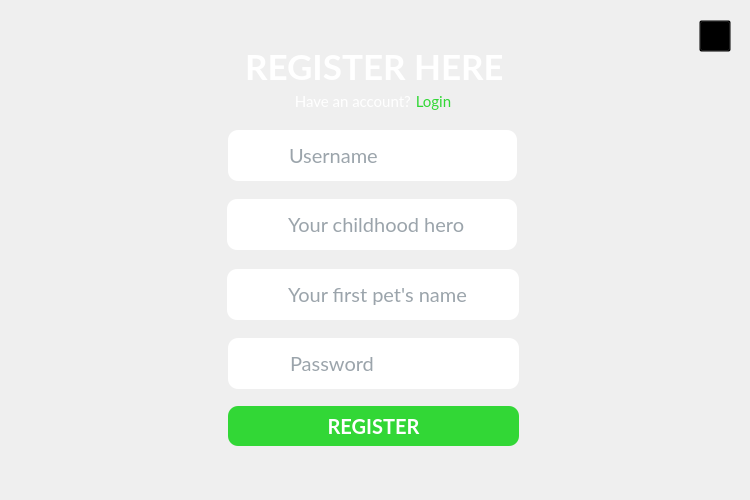
<?xml version="1.0" encoding="UTF-8"?>
<ui version="4.0">
 <class>Register</class>
 <widget class="QMainWindow" name="Register">
  <property name="geometry">
   <rect>
    <x>0</x>
    <y>0</y>
    <width>750</width>
    <height>500</height>
   </rect>
  </property>
  <property name="sizePolicy">
   <sizepolicy hsizetype="Fixed" vsizetype="Fixed">
    <horstretch>0</horstretch>
    <verstretch>0</verstretch>
   </sizepolicy>
  </property>
  <property name="minimumSize">
   <size>
    <width>750</width>
    <height>500</height>
   </size>
  </property>
  <property name="maximumSize">
   <size>
    <width>750</width>
    <height>500</height>
   </size>
  </property>
  <property name="font">
   <font>
    <family>Lato</family>
   </font>
  </property>
  <property name="windowTitle">
   <string>e-Ledger</string>
  </property>
  <property name="windowIcon">
   <iconset resource="resources.qrc">
    <normaloff>:/img/img/ledger_small.png</normaloff>:/img/img/ledger_small.png</iconset>
  </property>
  <property name="styleSheet">
   <string notr="true">#registerUsernameInput, #qs_1_input, #qs_2_input {
	padding: 10px;
	background-color: #fff;
	border-top-right-radius: 10px;
	border-bottom-right-radius: 10px;
	font-size: 20px;
	color: #374957;
}

#registerUsernameInput:focus, #qs_1_input:focus, #qs_2_input:focus {
	background-color: #E3E8F0;
}

#registerUsernameIcon, #qs_1_icon, #qs_2_icon, #registerPasswordIcon{
	background-color: white;
	border-top-left-radius: 10px;
	border-bottom-left-radius: 10px;
	font-size: 20px;
	qproperty-alignment: AlignCenter;
}</string>
  </property>
  <widget class="QWidget" name="centralwidget">
   <widget class="QGroupBox" name="usernameGroup">
    <property name="geometry">
     <rect>
      <x>228</x>
      <y>130</y>
      <width>291</width>
      <height>51</height>
     </rect>
    </property>
    <property name="styleSheet">
     <string notr="true">border: none;</string>
    </property>
    <property name="title">
     <string/>
    </property>
    <widget class="QLabel" name="registerUsernameIcon">
     <property name="geometry">
      <rect>
       <x>0</x>
       <y>0</y>
       <width>51</width>
       <height>51</height>
      </rect>
     </property>
     <property name="styleSheet">
      <string notr="true"/>
     </property>
     <property name="text">
      <string/>
     </property>
     <property name="buddy">
      <cstring>registerUsernameInput</cstring>
     </property>
    </widget>
    <widget class="QLineEdit" name="registerUsernameInput">
     <property name="geometry">
      <rect>
       <x>49</x>
       <y>0</y>
       <width>240</width>
       <height>51</height>
      </rect>
     </property>
     <property name="font">
      <font>
       <family>Lato</family>
       <pointsize>-1</pointsize>
      </font>
     </property>
     <property name="toolTip">
      <string>Enter a valid password.</string>
     </property>
     <property name="styleSheet">
      <string notr="true"/>
     </property>
     <property name="placeholderText">
      <string>Username</string>
     </property>
    </widget>
   </widget>
   <widget class="QLabel" name="registerHeader">
    <property name="geometry">
     <rect>
      <x>245</x>
      <y>45</y>
      <width>257</width>
      <height>42</height>
     </rect>
    </property>
    <property name="font">
     <font>
      <family>Lato</family>
      <pointsize>-1</pointsize>
      <weight>75</weight>
      <bold>true</bold>
     </font>
    </property>
    <property name="styleSheet">
     <string notr="true">color: #fff;
font-size: 35px;</string>
    </property>
    <property name="text">
     <string>REGISTER HERE</string>
    </property>
   </widget>
   <widget class="QGroupBox" name="passwordGroup">
    <property name="geometry">
     <rect>
      <x>228</x>
      <y>338</y>
      <width>291</width>
      <height>51</height>
     </rect>
    </property>
    <property name="styleSheet">
     <string notr="true">border: none;</string>
    </property>
    <property name="title">
     <string/>
    </property>
    <widget class="QLineEdit" name="registerPasswordInput">
     <property name="geometry">
      <rect>
       <x>50</x>
       <y>0</y>
       <width>190</width>
       <height>51</height>
      </rect>
     </property>
     <property name="font">
      <font>
       <family>Lato</family>
       <pointsize>-1</pointsize>
      </font>
     </property>
     <property name="toolTip">
      <string>Enter a valid password.</string>
     </property>
     <property name="styleSheet">
      <string notr="true">#registerPasswordInput {
	padding: 10px;
	font-size: 20px;
	color: #374957;
}

#registerPasswordInput:focus {
	background-color:#E3E8F0;
}</string>
     </property>
     <property name="echoMode">
      <enum>QLineEdit::Normal</enum>
     </property>
     <property name="placeholderText">
      <string>Password</string>
     </property>
    </widget>
    <widget class="QLabel" name="registerPasswordIcon">
     <property name="geometry">
      <rect>
       <x>0</x>
       <y>0</y>
       <width>51</width>
       <height>51</height>
      </rect>
     </property>
     <property name="styleSheet">
      <string notr="true"/>
     </property>
     <property name="text">
      <string/>
     </property>
     <property name="buddy">
      <cstring>registerPasswordInput</cstring>
     </property>
    </widget>
    <widget class="QPushButton" name="show_hide_pwd_btn">
     <property name="geometry">
      <rect>
       <x>240</x>
       <y>0</y>
       <width>51</width>
       <height>51</height>
      </rect>
     </property>
     <property name="cursor">
      <cursorShape>PointingHandCursor</cursorShape>
     </property>
     <property name="toolTip">
      <string>Click here to view/hide password.</string>
     </property>
     <property name="styleSheet">
      <string notr="true">background-color: white;
border-top-right-radius: 10px;
border-bottom-right-radius: 10px;
font-size: 20px;</string>
     </property>
     <property name="text">
      <string/>
     </property>
     <property name="checkable">
      <bool>true</bool>
     </property>
    </widget>
   </widget>
   <widget class="QPushButton" name="registerButton">
    <property name="geometry">
     <rect>
      <x>228</x>
      <y>406</y>
      <width>291</width>
      <height>40</height>
     </rect>
    </property>
    <property name="font">
     <font>
      <family>Lato</family>
      <pointsize>-1</pointsize>
      <weight>75</weight>
      <bold>true</bold>
     </font>
    </property>
    <property name="cursor">
     <cursorShape>PointingHandCursor</cursorShape>
    </property>
    <property name="toolTip">
     <string>Click here to register.</string>
    </property>
    <property name="styleSheet">
     <string notr="true">#registerButton {
	background-color: #32D736;
	border-radius: 10px;
	color: #fff;
	font-size: 20px;
	padding: 8px;
}

#registerButton:hover {
	background-color: #34E038;
}


</string>
    </property>
    <property name="text">
     <string>REGISTER</string>
    </property>
    <property name="shortcut">
     <string>Return</string>
    </property>
   </widget>
   <widget class="QGroupBox" name="haveAccount">
    <property name="geometry">
     <rect>
      <x>293</x>
      <y>87</y>
      <width>161</width>
      <height>31</height>
     </rect>
    </property>
    <property name="styleSheet">
     <string notr="true">border: none;</string>
    </property>
    <property name="title">
     <string/>
    </property>
    <widget class="QPushButton" name="login_button">
     <property name="geometry">
      <rect>
       <x>120</x>
       <y>0</y>
       <width>41</width>
       <height>28</height>
      </rect>
     </property>
     <property name="font">
      <font>
       <family>Lato</family>
       <pointsize>-1</pointsize>
      </font>
     </property>
     <property name="cursor">
      <cursorShape>PointingHandCursor</cursorShape>
     </property>
     <property name="toolTip">
      <string>Click here to login.</string>
     </property>
     <property name="styleSheet">
      <string notr="true">#login_button {
	font-size: 15px;
	background-color: transparent;
	color: #32D736;
}

#login_button:hover {
	color: #3EF642;
}</string>
     </property>
     <property name="text">
      <string>Login</string>
     </property>
    </widget>
    <widget class="QLabel" name="have_account_message">
     <property name="geometry">
      <rect>
       <x>-2</x>
       <y>4</y>
       <width>121</width>
       <height>21</height>
      </rect>
     </property>
     <property name="font">
      <font>
       <family>Lato</family>
       <pointsize>-1</pointsize>
      </font>
     </property>
     <property name="styleSheet">
      <string notr="true">font-size: 15px;
background-color: transparent;
color: #fff;</string>
     </property>
     <property name="text">
      <string> Have an account?</string>
     </property>
     <property name="buddy">
      <cstring>login_button</cstring>
     </property>
    </widget>
   </widget>
   <widget class="QGroupBox" name="question_2_group">
    <property name="geometry">
     <rect>
      <x>227</x>
      <y>269</y>
      <width>297</width>
      <height>51</height>
     </rect>
    </property>
    <property name="styleSheet">
     <string notr="true">border: none;</string>
    </property>
    <property name="title">
     <string/>
    </property>
    <widget class="QLabel" name="qs_2_icon">
     <property name="geometry">
      <rect>
       <x>0</x>
       <y>0</y>
       <width>51</width>
       <height>51</height>
      </rect>
     </property>
     <property name="styleSheet">
      <string notr="true">background-color: white;
border-top-left-radius: 10px;
border-bottom-left-radius: 10px;
font-size: 20px;
qproperty-alignment: AlignCenter;</string>
     </property>
     <property name="text">
      <string/>
     </property>
     <property name="buddy">
      <cstring>registerUsernameInput</cstring>
     </property>
    </widget>
    <widget class="QLineEdit" name="qs_2_input">
     <property name="geometry">
      <rect>
       <x>49</x>
       <y>0</y>
       <width>243</width>
       <height>51</height>
      </rect>
     </property>
     <property name="font">
      <font>
       <family>Lato</family>
       <pointsize>-1</pointsize>
      </font>
     </property>
     <property name="toolTip">
      <string>What was your first pet's name?</string>
     </property>
     <property name="styleSheet">
      <string notr="true">#registerUsernameInput {
	padding: 10px;
	background-color: #fff;
	border-top-right-radius: 10px;
	border-bottom-right-radius: 10px;
	font-size: 20px;
	color: #374957;
}

#registerUsernameInput:focus {
	background-color: #E3E8F0;
}</string>
     </property>
     <property name="placeholderText">
      <string>Your first pet's name</string>
     </property>
    </widget>
   </widget>
   <widget class="QGroupBox" name="question_2_group_2">
    <property name="geometry">
     <rect>
      <x>227</x>
      <y>199</y>
      <width>291</width>
      <height>51</height>
     </rect>
    </property>
    <property name="styleSheet">
     <string notr="true">border: none;</string>
    </property>
    <property name="title">
     <string/>
    </property>
    <widget class="QLabel" name="qs_1_icon">
     <property name="geometry">
      <rect>
       <x>0</x>
       <y>0</y>
       <width>51</width>
       <height>51</height>
      </rect>
     </property>
     <property name="styleSheet">
      <string notr="true">background-color: white;
border-top-left-radius: 10px;
border-bottom-left-radius: 10px;
font-size: 20px;
qproperty-alignment: AlignCenter;</string>
     </property>
     <property name="text">
      <string/>
     </property>
     <property name="buddy">
      <cstring>registerUsernameInput</cstring>
     </property>
    </widget>
    <widget class="QLineEdit" name="qs_1_input">
     <property name="geometry">
      <rect>
       <x>49</x>
       <y>0</y>
       <width>241</width>
       <height>51</height>
      </rect>
     </property>
     <property name="font">
      <font>
       <family>Lato</family>
       <pointsize>-1</pointsize>
      </font>
     </property>
     <property name="toolTip">
      <string>Who was your childhood hero?</string>
     </property>
     <property name="styleSheet">
      <string notr="true">#registerUsernameInput {
	padding: 10px;
	background-color: #fff;
	border-top-right-radius: 10px;
	border-bottom-right-radius: 10px;
	font-size: 20px;
	color: #374957;
}

#registerUsernameInput:focus {
	background-color: #E3E8F0;
}</string>
     </property>
     <property name="placeholderText">
      <string>Your childhood hero</string>
     </property>
    </widget>
   </widget>
   <widget class="QPushButton" name="help_button">
    <property name="geometry">
     <rect>
      <x>699</x>
      <y>20</y>
      <width>32</width>
      <height>32</height>
     </rect>
    </property>
    <property name="cursor">
     <cursorShape>PointingHandCursor</cursorShape>
    </property>
    <property name="toolTip">
     <string>Help</string>
    </property>
    <property name="styleSheet">
     <string notr="true">background: transparent;</string>
    </property>
    <property name="text">
     <string/>
    </property>
   </widget>
  </widget>
 </widget>
 <tabstops>
  <tabstop>registerUsernameInput</tabstop>
  <tabstop>qs_1_input</tabstop>
  <tabstop>qs_2_input</tabstop>
  <tabstop>registerPasswordInput</tabstop>
  <tabstop>show_hide_pwd_btn</tabstop>
  <tabstop>registerButton</tabstop>
  <tabstop>login_button</tabstop>
 </tabstops>
 <resources>
  <include location="resources.qrc"/>
 </resources>
 <connections/>
</ui>
